Frame 1 (no input): blank canvas, image omitted
Frame 60 (no input): blank canvas, image omitted
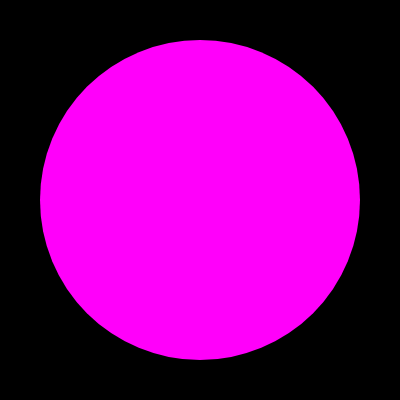
Frame 120 (the mouse pressed at the canvas centre since frame 60)

The p5.js sketch whose frames 1 and 60 were blank and that drew this single picture after the mouse press (run headless with seeded random() and noise() and a simulated clock; from frame 60 on, the mouse is pressed at the canvas centre):

// p5.js sketch
// ── sketch.js
function setup() {
    createCanvas(400, 400);
    noStroke();
    fill(255, 0, 250);
}

function draw() {
    background(0);
    if (mouseIsPressed) {
        circle(width / 2, height / 2, width * 0.8);
    }
}
